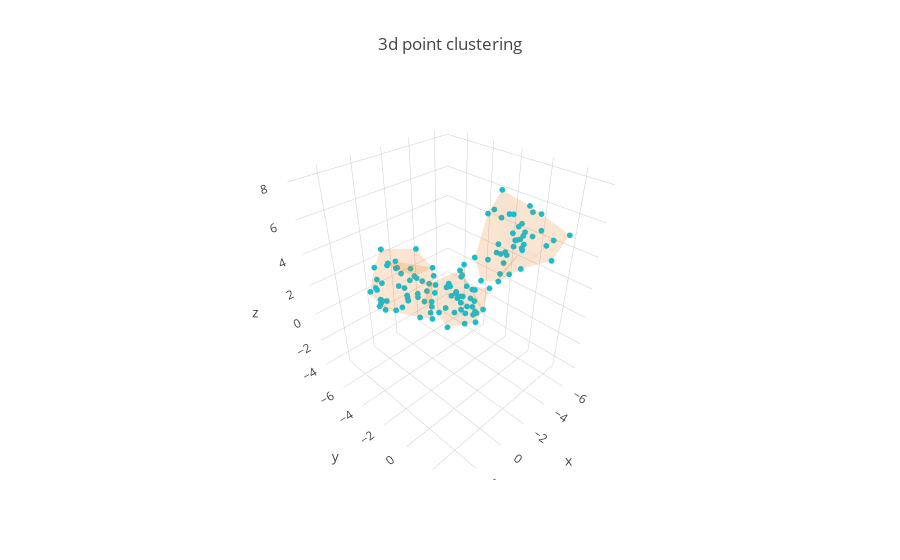

Write notebook code for a chart like this one.
### Code cell
#3d clustered scatter plot
df = pd.read_csv('https://raw.githubusercontent.com/plotly/datasets/master/alpha_shape.csv')
df.head()

scatter = dict(
    mode = "markers",
    name = "y",
    type = "scatter3d",    
    x = df['x'], y = df['y'], z = df['z'],
    marker = dict( size=2, color="rgb(23, 190, 207)" )
)
clusters = dict(
    alphahull = 7,
    name = "y",
    opacity = 0.1,
    type = "mesh3d",    
    x = df['x'], y = df['y'], z = df['z']
)
layout = dict(
    title = '3d point clustering',
    scene = dict(
        xaxis = dict( zeroline=False ),
        yaxis = dict( zeroline=False ),
        zaxis = dict( zeroline=False ),
    )
)
fig = dict( data=[scatter, clusters], layout=layout )
# Use py.iplot() for IPython notebook
iplot(fig, filename='3d point clustering')
